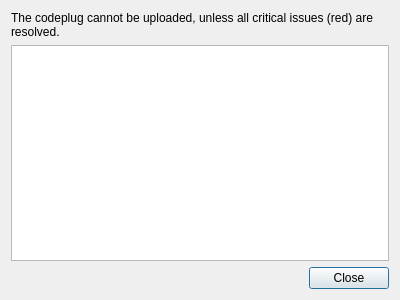
<?xml version="1.0" encoding="UTF-8"?>
<ui version="4.0">
 <class>VerifyDialog</class>
 <widget class="QDialog" name="VerifyDialog">
  <property name="geometry">
   <rect>
    <x>0</x>
    <y>0</y>
    <width>400</width>
    <height>300</height>
   </rect>
  </property>
  <property name="windowTitle">
   <string>Verify Codeplug</string>
  </property>
  <layout class="QVBoxLayout" name="verticalLayout">
   <item>
    <widget class="QLabel" name="uploadMessage">
     <property name="text">
      <string>The codeplug cannot be uploaded, unless all critical issues (red) are resolved.</string>
     </property>
     <property name="wordWrap">
      <bool>true</bool>
     </property>
    </widget>
   </item>
   <item>
    <widget class="QTreeWidget" name="treeWidget">
     <property name="editTriggers">
      <set>QAbstractItemView::EditTrigger::NoEditTriggers</set>
     </property>
     <property name="showDropIndicator" stdset="0">
      <bool>false</bool>
     </property>
     <property name="alternatingRowColors">
      <bool>true</bool>
     </property>
     <property name="iconSize">
      <size>
       <width>32</width>
       <height>32</height>
      </size>
     </property>
     <property name="rootIsDecorated">
      <bool>true</bool>
     </property>
     <attribute name="headerVisible">
      <bool>false</bool>
     </attribute>
     <column>
      <property name="text">
       <string notr="true">1</string>
      </property>
     </column>
    </widget>
   </item>
   <item>
    <widget class="QDialogButtonBox" name="buttonBox">
     <property name="orientation">
      <enum>Qt::Orientation::Horizontal</enum>
     </property>
     <property name="standardButtons">
      <set>QDialogButtonBox::StandardButton::Close</set>
     </property>
    </widget>
   </item>
  </layout>
 </widget>
 <resources/>
 <connections>
  <connection>
   <sender>buttonBox</sender>
   <signal>accepted()</signal>
   <receiver>VerifyDialog</receiver>
   <slot>accept()</slot>
   <hints>
    <hint type="sourcelabel">
     <x>248</x>
     <y>254</y>
    </hint>
    <hint type="destinationlabel">
     <x>157</x>
     <y>274</y>
    </hint>
   </hints>
  </connection>
  <connection>
   <sender>buttonBox</sender>
   <signal>rejected()</signal>
   <receiver>VerifyDialog</receiver>
   <slot>reject()</slot>
   <hints>
    <hint type="sourcelabel">
     <x>316</x>
     <y>260</y>
    </hint>
    <hint type="destinationlabel">
     <x>286</x>
     <y>274</y>
    </hint>
   </hints>
  </connection>
 </connections>
</ui>
